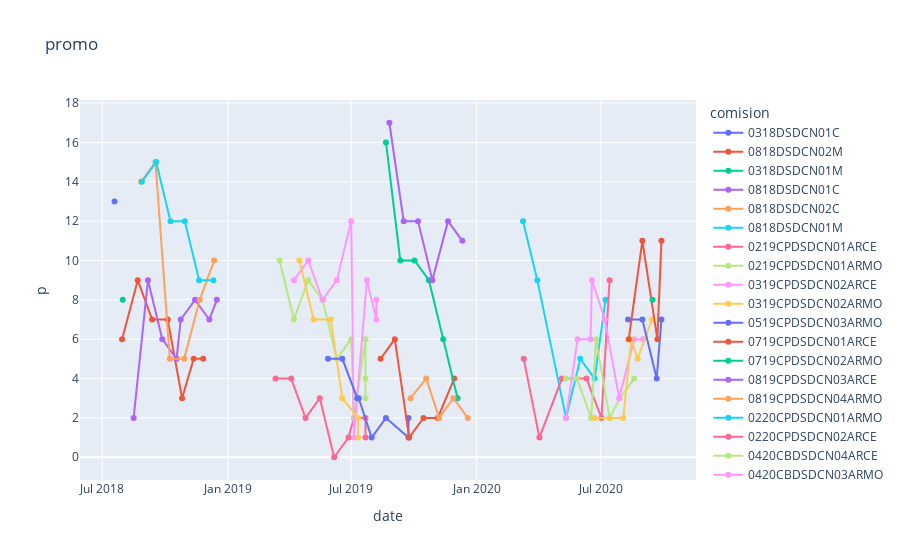

Source (notebook cell):
### Code cell
fig = px.line(df, x='date', y="p",color='comision',title='promo',hover_name="staff")
fig.update_traces(mode="markers+lines")


fig.show()

### Figure 1 — Plotly figure (JSON) as saved in the notebook; plotly's stock layout.template omitted (floating-point values rounded to 4 significant figures)
{"data": [{"hoverlabel": {"namelength": 0}, "hovertemplate": "<b>%{hovertext}</b><br><br>comision=0318DSDCN01C<br>date=%{x}<br>p=%{y}", "hovertext": [" Leonardo Ignacio Córdoba -  María Frances Gaska"], "legendgroup": "0318DSDCN01C", "line": {"color": "#636efa", "dash": "solid"}, "mode": "markers+lines", "name": "0318DSDCN01C", "showlegend": true, "type": "scatter", "x": ["2018-07-19"], "xaxis": "x", "y": [13], "yaxis": "y"}, {"hoverlabel": {"namelength": 0}, "hovertemplate": "<b>%{hovertext}</b><br><br>comision=0818DSDCN02M<br>date=%{x}<br>p=%{y}", "hovertext": [" Pablo Roccatagliata -  Demian Avendano", " Pablo Roccatagliata -  Demian Avendano", " Pablo Roccatagliata -  Demian Avendano", " Pablo Roccatagliata -  Demian Avendano", " Pablo Roccatagliata -  Demian Avendano", " Pablo Roccatagliata -  Demian Avendano", " Pablo Roccatagliata -  Demian Avendano"], "legendgroup": "0818DSDCN02M", "line": {"color": "#EF553B", "dash": "solid"}, "mode": "markers+lines", "name": "0818DSDCN02M", "showlegend": true, "type": "scatter", "x": ["2018-07-30", "2018-08-22", "2018-09-12", "2018-10-05", "2018-10-26", "2018-11-12", "2018-11-26"], "xaxis": "x", "y": [6, 9, 7, 7, 3, 5, 5], "yaxis": "y"}, {"hoverlabel": {"namelength": 0}, "hovertemplate": "<b>%{hovertext}</b><br><br>comision=0318DSDCN01M<br>date=%{x}<br>p=%{y}", "hovertext": [" Marianela Sarabia -  German Rosati -  Paolo Donizetti"], "legendgroup": "0318DSDCN01M", "line": {"color": "#00cc96", "dash": "solid"}, "mode": "markers+lines", "name": "0318DSDCN01M", "showlegend": true, "type": "scatter", "x": ["2018-07-31"], "xaxis": "x", "y": [8], "yaxis": "y"}, {"hoverlabel": {"namelength": 0}, "hovertemplate": "<b>%{hovertext}</b><br><br>comision=0818DSDCN01C<br>date=%{x}<br>p=%{y}", "hovertext": [" Leonardo Ignacio Córdoba -  Nicolás Monner Sans -  María Frances Gaska", " Leonardo Ignacio Córdoba -  Nicolás Monner Sans -  María Frances Gaska", " Leonardo Ignacio Córdoba -  Nicolás Monner Sans -  María Frances Gaska", " Leonardo Ignacio Córdoba -  Nicolás Monner Sans -  María Frances Gaska", " Leonardo Ignacio Córdoba -  Nicolás Monner Sans -  María Frances Gaska", " Leonardo Ignacio Córdoba -  Nicolás Monner Sans -  María Frances Gaska", " Leonardo Ignacio Córdoba -  Nicolás Monner Sans -  María Frances Gaska", " Leonardo Ignacio Córdoba -  Nicolás Monner Sans -  María Frances Gaska"], "legendgroup": "0818DSDCN01C", "line": {"color": "#ab63fa", "dash": "solid"}, "mode": "markers+lines", "name": "0818DSDCN01C", "showlegend": true, "type": "scatter", "x": ["2018-08-16", "2018-09-06", "2018-09-27", "2018-10-18", "2018-10-24", "2018-11-14", "2018-12-05", "2018-12-16"], "xaxis": "x", "y": [2, 9, 6, 5, 7, 8, 7, 8], "yaxis": "y"}, {"hoverlabel": {"namelength": 0}, "hovertemplate": "<b>%{hovertext}</b><br><br>comision=0818DSDCN02C<br>date=%{x}<br>p=%{y}", "hovertext": [" Lionel Chamorro -  Marianela Sarabia -  Julián Ansaldo", " Lionel Chamorro -  Marianela Sarabia -  Julián Ansaldo", " Lionel Chamorro -  Marianela Sarabia -  Julián Ansaldo", " Lionel Chamorro -  Marianela Sarabia -  Julián Ansaldo", " Lionel Chamorro -  Marianela Sarabia -  Julián Ansaldo", " Lionel Chamorro -  Marianela Sarabia -  Julián Ansaldo"], "legendgroup": "0818DSDCN02C", "line": {"color": "#FFA15A", "dash": "solid"}, "mode": "markers+lines", "name": "0818DSDCN02C", "showlegend": true, "type": "scatter", "x": ["2018-08-27", "2018-09-17", "2018-10-08", "2018-10-29", "2018-11-21", "2018-12-12"], "xaxis": "x", "y": [14, 15, 5, 5, 8, 10], "yaxis": "y"}, {"hoverlabel": {"namelength": 0}, "hovertemplate": "<b>%{hovertext}</b><br><br>comision=0818DSDCN01M<br>date=%{x}<br>p=%{y}", "hovertext": [" Julián Ansaldo -  Paolo Donizetti", " Julián Ansaldo -  Paolo Donizetti", " Julián Ansaldo -  Paolo Donizetti", " Julián Ansaldo -  Paolo Donizetti", " Julián Ansaldo -  Paolo Donizetti", " Julián Ansaldo -  Paolo Donizetti"], "legendgroup": "0818DSDCN01M", "line": {"color": "#19d3f3", "dash": "solid"}, "mode": "markers+lines", "name": "0818DSDCN01M", "showlegend": true, "type": "scatter", "x": ["2018-08-28", "2018-09-18", "2018-10-09", "2018-10-30", "2018-11-20", "2018-12-11"], "xaxis": "x", "y": [14, 15, 12, 12, 9, 9], "yaxis": "y"}, {"hoverlabel": {"namelength": 0}, "hovertemplate": "<b>%{hovertext}</b><br><br>comision=0219CPDSDCN01ARCE<br>date=%{x}<br>p=%{y}", "hovertext": ["Demian Avendano - Carlos Pablo Modenutti", "Demian Avendano - Carlos Pablo Modenutti", "Demian Avendano - Carlos Pablo Modenutti", "Demian Avendano - Carlos Pablo Modenutti", "Demian Avendano - Carlos Pablo Modenutti", "Demian Avendano - Carlos Pablo Modenutti", "Demian Avendano - Carlos Pablo Modenutti", "Demian Avendano - Carlos Pablo Modenutti", "Demian Avendano - Carlos Pablo Modenutti"], "legendgroup": "0219CPDSDCN01ARCE", "line": {"color": "#FF6692", "dash": "solid"}, "mode": "markers+lines", "name": "0219CPDSDCN01ARCE", "showlegend": true, "type": "scatter", "x": ["2019-03-12", "2019-04-04", "2019-04-25", "2019-05-16", "2019-06-06", "2019-06-27", "2019-07-05", "2019-07-22", "2019-07-22"], "xaxis": "x", "y": [4, 4, 2, 3, 0, 1, 2, 2, 1], "yaxis": "y"}, {"hoverlabel": {"namelength": 0}, "hovertemplate": "<b>%{hovertext}</b><br><br>comision=0219CPDSDCN01ARMO<br>date=%{x}<br>p=%{y}", "hovertext": ["Julián Ansaldo - Julian Peller", "Julián Ansaldo - Julian Peller", "Julián Ansaldo - Julian Peller", "Julián Ansaldo - Julian Peller", "Julián Ansaldo - Julian Peller", "Julián Ansaldo - Julian Peller", "Julián Ansaldo - Julian Peller", "Julián Ansaldo - Julian Peller", "Julián Ansaldo - Julian Peller", "Julián Ansaldo - Julian Peller"], "legendgroup": "0219CPDSDCN01ARMO", "line": {"color": "#B6E880", "dash": "solid"}, "mode": "markers+lines", "name": "0219CPDSDCN01ARMO", "showlegend": true, "type": "scatter", "x": ["2019-03-18", "2019-04-08", "2019-04-29", "2019-05-20", "2019-06-10", "2019-07-01", "2019-07-05", "2019-07-22", "2019-07-22", "2019-07-22"], "xaxis": "x", "y": [10, 7, 9, 8, 5, 6, 2, 6, 3, 4], "yaxis": "y"}, {"hoverlabel": {"namelength": 0}, "hovertemplate": "<b>%{hovertext}</b><br><br>comision=0319CPDSDCN02ARCE<br>date=%{x}<br>p=%{y}", "hovertext": ["Carlos Pita - Nicolás Monner Sans", "Carlos Pita - Nicolás Monner Sans", "Carlos Pita - Nicolás Monner Sans", "Carlos Pita - Nicolás Monner Sans", "Carlos Pita - Nicolás Monner Sans", "Carlos Pita - Nicolás Monner Sans", "Carlos Pita - Nicolás Monner Sans", "Carlos Pita - Nicolás Monner Sans", "Carlos Pita - Nicolás Monner Sans"], "legendgroup": "0319CPDSDCN02ARCE", "line": {"color": "#FF97FF", "dash": "solid"}, "mode": "markers+lines", "name": "0319CPDSDCN02ARCE", "showlegend": true, "type": "scatter", "x": ["2019-04-08", "2019-04-29", "2019-05-20", "2019-06-10", "2019-07-01", "2019-07-05", "2019-07-24", "2019-08-07", "2019-08-07"], "xaxis": "x", "y": [9, 10, 8, 9, 12, 1, 9, 7, 8], "yaxis": "y"}, {"hoverlabel": {"namelength": 0}, "hovertemplate": "<b>%{hovertext}</b><br><br>comision=0319CPDSDCN02ARMO<br>date=%{x}<br>p=%{y}", "hovertext": ["Paolo Donizetti - Martin Sokolowicz", "Paolo Donizetti - Martin Sokolowicz", "Paolo Donizetti - Martin Sokolowicz", "Paolo Donizetti - Martin Sokolowicz", "Paolo Donizetti - Martin Sokolowicz", "Paolo Donizetti - Martin Sokolowicz"], "legendgroup": "0319CPDSDCN02ARMO", "line": {"color": "#FECB52", "dash": "solid"}, "mode": "markers+lines", "name": "0319CPDSDCN02ARMO", "showlegend": true, "type": "scatter", "x": ["2019-04-16", "2019-05-07", "2019-06-01", "2019-06-18", "2019-07-11", "2019-07-11"], "xaxis": "x", "y": [10, 7, 7, 3, 2, 1], "yaxis": "y"}, {"hoverlabel": {"namelength": 0}, "hovertemplate": "<b>%{hovertext}</b><br><br>comision=0519CPDSDCN03ARMO<br>date=%{x}<br>p=%{y}", "hovertext": ["Juan Manuel Alvarez - Paula Beati", "Juan Manuel Alvarez - Paula Beati", "Juan Manuel Alvarez - Paula Beati", "Juan Manuel Alvarez - Paula Beati", "Juan Manuel Alvarez - Paula Beati", "Juan Manuel Alvarez - Paula Beati", "Juan Manuel Alvarez - Paula Beati", "Juan Manuel Alvarez - Paula Beati"], "legendgroup": "0519CPDSDCN03ARMO", "line": {"color": "#636efa", "dash": "solid"}, "mode": "markers+lines", "name": "0519CPDSDCN03ARMO", "showlegend": true, "type": "scatter", "x": ["2019-05-28", "2019-06-18", "2019-07-10", "2019-07-12", "2019-07-31", "2019-08-21", "2019-09-23", "2019-09-23"], "xaxis": "x", "y": [5, 5, 3, 3, 1, 2, 1, 2], "yaxis": "y"}, {"hoverlabel": {"namelength": 0}, "hovertemplate": "<b>%{hovertext}</b><br><br>comision=0719CPDSDCN01ARCE<br>date=%{x}<br>p=%{y}", "hovertext": ["Martin Sokolowicz - Ariel Haimovici", "Martin Sokolowicz - Ariel Haimovici", "Martin Sokolowicz - Ariel Haimovici", "Martin Sokolowicz - Ariel Haimovici", "Martin Sokolowicz - Ariel Haimovici", "Martin Sokolowicz - Ariel Haimovici"], "legendgroup": "0719CPDSDCN01ARCE", "line": {"color": "#EF553B", "dash": "solid"}, "mode": "markers+lines", "name": "0719CPDSDCN01ARCE", "showlegend": true, "type": "scatter", "x": ["2019-08-13", "2019-09-03", "2019-09-24", "2019-10-15", "2019-11-05", "2019-11-29"], "xaxis": "x", "y": [5, 6, 1, 2, 2, 4], "yaxis": "y"}, {"hoverlabel": {"namelength": 0}, "hovertemplate": "<b>%{hovertext}</b><br><br>comision=0719CPDSDCN02ARMO<br>date=%{x}<br>p=%{y}", "hovertext": ["Julian Peller - Lucas Sedeño", "Julian Peller - Lucas Sedeño", "Julian Peller - Lucas Sedeño", "Julian Peller - Lucas Sedeño", "Julian Peller - Lucas Sedeño", "Julian Peller - Lucas Sedeño"], "legendgroup": "0719CPDSDCN02ARMO", "line": {"color": "#00cc96", "dash": "solid"}, "mode": "markers+lines", "name": "0719CPDSDCN02ARMO", "showlegend": true, "type": "scatter", "x": ["2019-08-21", "2019-09-11", "2019-10-02", "2019-10-23", "2019-11-13", "2019-12-04"], "xaxis": "x", "y": [16, 10, 10, 9, 6, 3], "yaxis": "y"}, {"hoverlabel": {"namelength": 0}, "hovertemplate": "<b>%{hovertext}</b><br><br>comision=0819CPDSDCN03ARCE<br>date=%{x}<br>p=%{y}", "hovertext": ["Julián Ansaldo - Elias Lopez", "Julián Ansaldo - Elias Lopez", "Julián Ansaldo - Elias Lopez", "Julián Ansaldo - Elias Lopez", "Julián Ansaldo - Elias Lopez", "Julián Ansaldo - Elias Lopez"], "legendgroup": "0819CPDSDCN03ARCE", "line": {"color": "#ab63fa", "dash": "solid"}, "mode": "markers+lines", "name": "0819CPDSDCN03ARCE", "showlegend": true, "type": "scatter", "x": ["2019-08-26", "2019-09-16", "2019-10-07", "2019-10-28", "2019-11-20", "2019-12-11"], "xaxis": "x", "y": [17, 12, 12, 9, 12, 11], "yaxis": "y"}, {"hoverlabel": {"namelength": 0}, "hovertemplate": "<b>%{hovertext}</b><br><br>comision=0819CPDSDCN04ARMO<br>date=%{x}<br>p=%{y}", "hovertext": ["Carlos Pita - Nicolás Monner Sans", "Carlos Pita - Nicolás Monner Sans", "Carlos Pita - Nicolás Monner Sans", "Carlos Pita - Nicolás Monner Sans", "Carlos Pita - Nicolás Monner Sans"], "legendgroup": "0819CPDSDCN04ARMO", "line": {"color": "#FFA15A", "dash": "solid"}, "mode": "markers+lines", "name": "0819CPDSDCN04ARMO", "showlegend": true, "type": "scatter", "x": ["2019-09-26", "2019-10-19", "2019-11-07", "2019-11-28", "2019-12-19"], "xaxis": "x", "y": [3, 4, 2, 3, 2], "yaxis": "y"}, {"hoverlabel": {"namelength": 0}, "hovertemplate": "<b>%{hovertext}</b><br><br>comision=0220CPDSDCN01ARMO<br>date=%{x}<br>p=%{y}", "hovertext": ["Gaston Bujia - Lucas Sedeño", "Gaston Bujia - Lucas Sedeño", "Gaston Bujia - Lucas Sedeño", "Gaston Bujia - Lucas Sedeño", "Gaston Bujia - Lucas Sedeño", "Gaston Bujia - Lucas Sedeño"], "legendgroup": "0220CPDSDCN01ARMO", "line": {"color": "#19d3f3", "dash": "solid"}, "mode": "markers+lines", "name": "0220CPDSDCN01ARMO", "showlegend": true, "type": "scatter", "x": ["2020-03-09", "2020-03-30", "2020-05-11", "2020-06-01", "2020-06-22", "2020-07-08"], "xaxis": "x", "y": [12, 9, 2, 5, 4, 8], "yaxis": "y"}, {"hoverlabel": {"namelength": 0}, "hovertemplate": "<b>%{hovertext}</b><br><br>comision=0220CPDSDCN02ARCE<br>date=%{x}<br>p=%{y}", "hovertext": ["Fernando Carabedo - Elias Lopez", "Fernando Carabedo - Elias Lopez", "Fernando Carabedo - Elias Lopez", "Fernando Carabedo - Elias Lopez", "Fernando Carabedo - Elias Lopez", "Fernando Carabedo - Elias Lopez"], "legendgroup": "0220CPDSDCN02ARCE", "line": {"color": "#FF6692", "dash": "solid"}, "mode": "markers+lines", "name": "0220CPDSDCN02ARCE", "showlegend": true, "type": "scatter", "x": ["2020-03-10", "2020-04-02", "2020-05-05", "2020-06-10", "2020-07-02", "2020-07-14"], "xaxis": "x", "y": [5, 1, 4, 4, 2, 9], "yaxis": "y"}, {"hoverlabel": {"namelength": 0}, "hovertemplate": "<b>%{hovertext}</b><br><br>comision=0420CBDSDCN04ARCE<br>date=%{x}<br>p=%{y}", "hovertext": ["Franco De Giovannini - Ariel Haimovici", "Franco De Giovannini - Ariel Haimovici", "Franco De Giovannini - Ariel Haimovici", "Franco De Giovannini - Ariel Haimovici", "Franco De Giovannini - Ariel Haimovici", "Franco De Giovannini - Ariel Haimovici", "Franco De Giovannini - Ariel Haimovici"], "legendgroup": "0420CBDSDCN04ARCE", "line": {"color": "#B6E880", "dash": "solid"}, "mode": "markers+lines", "name": "0420CBDSDCN04ARCE", "showlegend": true, "type": "scatter", "x": ["2020-05-11", "2020-05-27", "2020-06-17", "2020-06-24", "2020-07-14", "2020-07-29", "2020-08-19"], "xaxis": "x", "y": [4, 4, 2, 6, 2, 3, 4], "yaxis": "y"}, {"hoverlabel": {"namelength": 0}, "hovertemplate": "<b>%{hovertext}</b><br><br>comision=0420CBDSDCN03ARMO<br>date=%{x}<br>p=%{y}", "hovertext": ["Carlos Pita - Nicolás Monner Sans", "Carlos Pita - Nicolás Monner Sans", "Carlos Pita - Nicolás Monner Sans", "Carlos Pita - Nicolás Monner Sans", "Carlos Pita - Nicolás Monner Sans", "Carlos Pita - Nicolás Monner Sans", "Carlos Pita - Nicolás Monner Sans", "Carlos Pita - Nicolás Monner Sans"], "legendgroup": "0420CBDSDCN03ARMO", "line": {"color": "#FF97FF", "dash": "solid"}, "mode": "markers+lines", "name": "0420CBDSDCN03ARMO", "showlegend": true, "type": "scatter", "x": ["2020-05-11", "2020-05-28", "2020-06-16", "2020-06-18", "2020-07-07", "2020-07-28", "2020-08-19", "2020-09-01"], "xaxis": "x", "y": [2, 6, 6, 9, 7, 3, 6, 6], "yaxis": "y"}, {"hoverlabel": {"namelength": 0}, "hovertemplate": "<b>%{hovertext}</b><br><br>comision=0620CBDSDCN05ARMO<br>date=%{x}<br>p=%{y}", "hovertext": ["Guillermo Fairhurst - Elias Lopez", "Guillermo Fairhurst - Elias Lopez", "Guillermo Fairhurst - Elias Lopez", "Guillermo Fairhurst - Elias Lopez", "Guillermo Fairhurst - Elias Lopez", "Guillermo Fairhurst - Elias Lopez"], "legendgroup": "0620CBDSDCN05ARMO", "line": {"color": "#FECB52", "dash": "solid"}, "mode": "markers+lines", "name": "0620CBDSDCN05ARMO", "showlegend": true, "type": "scatter", "x": ["2020-06-22", "2020-07-14", "2020-08-03", "2020-08-15", "2020-08-24", "2020-09-14"], "xaxis": "x", "y": [2, 2, 2, 6, 5, 7], "yaxis": "y"}, {"hoverlabel": {"namelength": 0}, "hovertemplate": "<b>%{hovertext}</b><br><br>comision=0720CBDSDCN04ARMO<br>date=%{x}<br>p=%{y}", "hovertext": ["Gaston Bujia - Lucas Sedeño", "Gaston Bujia - Lucas Sedeño", "Gaston Bujia - Lucas Sedeño", "Gaston Bujia - Lucas Sedeño"], "legendgroup": "0720CBDSDCN04ARMO", "line": {"color": "#636efa", "dash": "solid"}, "mode": "markers+lines", "name": "0720CBDSDCN04ARMO", "showlegend": true, "type": "scatter", "x": ["2020-08-10", "2020-08-31", "2020-09-21", "2020-09-28"], "xaxis": "x", "y": [7, 7, 4, 7], "yaxis": "y"}, {"hoverlabel": {"namelength": 0}, "hovertemplate": "<b>%{hovertext}</b><br><br>comision=0720CBDSDCN09ARED<br>date=%{x}<br>p=%{y}", "hovertext": ["Mariela Bisso - Fernando Carabedo", "Mariela Bisso - Fernando Carabedo", "Mariela Bisso - Fernando Carabedo", "Mariela Bisso - Fernando Carabedo"], "legendgroup": "0720CBDSDCN09ARED", "line": {"color": "#EF553B", "dash": "solid"}, "mode": "markers+lines", "name": "0720CBDSDCN09ARED", "showlegend": true, "type": "scatter", "x": ["2020-08-11", "2020-08-31", "2020-09-22", "2020-09-28"], "xaxis": "x", "y": [6, 11, 6, 11], "yaxis": "y"}, {"hoverlabel": {"namelength": 0}, "hovertemplate": "<b>%{hovertext}</b><br><br>comision=0820CBDSDCN08ARED<br>date=%{x}<br>p=%{y}", "hovertext": ["Diego Battocchio - Carlos Pita"], "legendgroup": "0820CBDSDCN08ARED", "line": {"color": "#00cc96", "dash": "solid"}, "mode": "markers+lines", "name": "0820CBDSDCN08ARED", "showlegend": true, "type": "scatter", "x": ["2020-09-15"], "xaxis": "x", "y": [8], "yaxis": "y"}], "layout": {"legend": {"title": {"text": "comision"}, "tracegroupgap": 0}, "title": {"text": "promo"}, "xaxis": {"anchor": "y", "domain": [0, 1], "title": {"text": "date"}}, "yaxis": {"anchor": "x", "domain": [0, 1], "title": {"text": "p"}}}}
